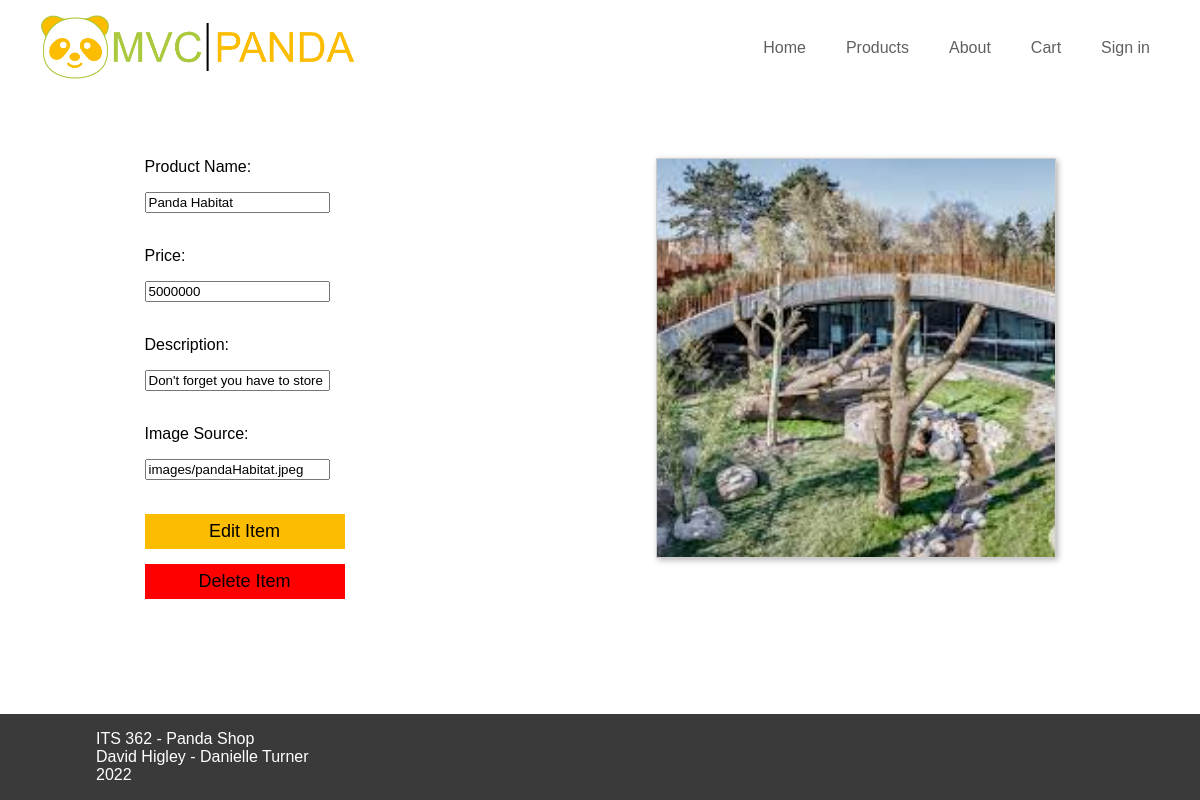
The app's page /product_change.php?id=5, older data.
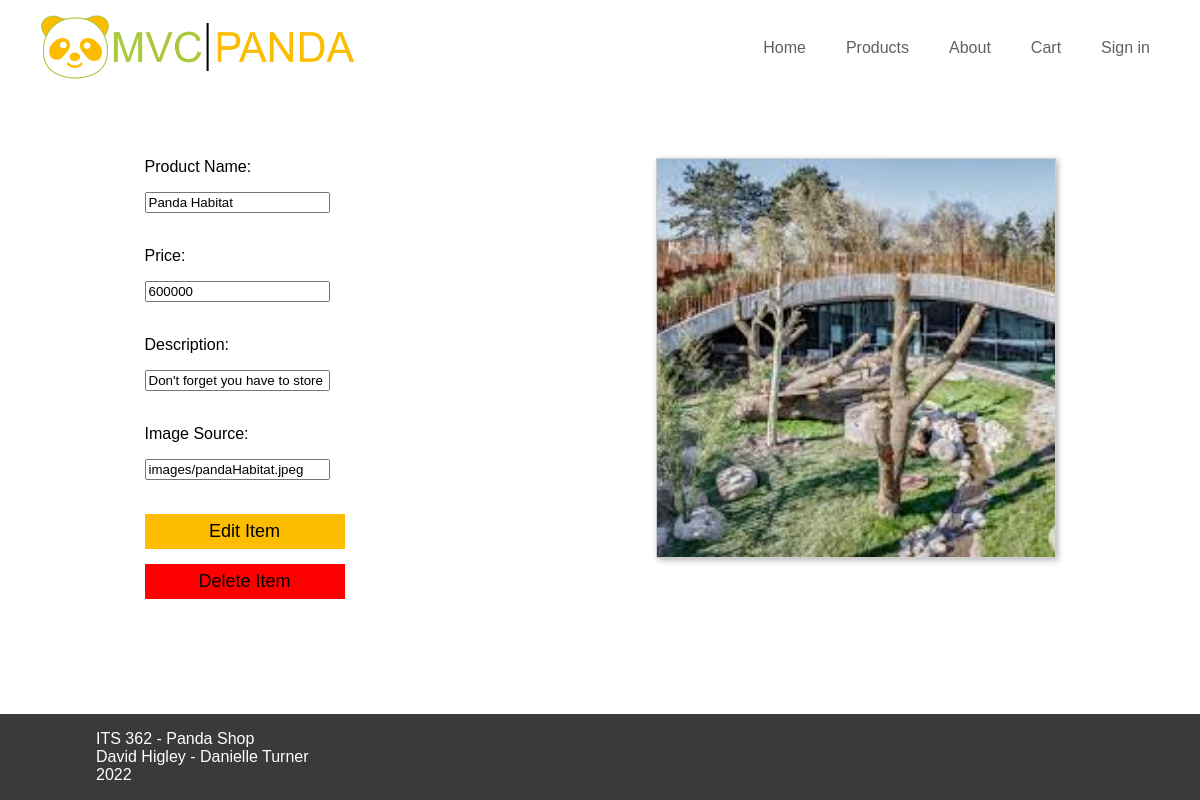
The same page, newer data.
### tables this page shows
CREATE TABLE "products" (
	"ProductID"	INTEGER NOT NULL UNIQUE,
	"Name"	TEXT,
	"Description"	TEXT,
	"Price"	INTEGER,
	"ProductImage"	TEXT,
	PRIMARY KEY("ProductID" AUTOINCREMENT)
);

### product_change.php (called while the page is built, shortened)
<?php
require_once __DIR__. '/model/products.php';
$products = new Products();
if (isset($_GET['id'])) {
    $product = $products->getOne($_GET['id']);
} else {
    header('Location: edit_products.php');
    exit();
}
require_once __DIR__ . '/view/product_change.php';
?>

### model/cart.php (called while the page is built, shortened)
<?php
class Cart {
    public function getProductCount() {
        return $_SESSION['cart_products_count'];
    }
}
?>

### model/database.php (called while the page is built, shortened)
<?php
    function getDatabase() {
        try {
            $db = new PDO("sqlite:" . __DIR__ . "/../panda.db");
        } catch(PDOException $e) {
            handle_error($e->getMessage());
            exit();
        }
        return $db;
    }
?>

### model/Model.php (called while the page is built, shortened)
<?php
require_once(__DIR__ . "/database.php");
abstract class Model {
    static $db = null;
    protected function DB(): PDO {
        return static::$db;
    }
}
?>

### model/products.php (called while the page is built, shortened)
<?php
require_once("database.php");
require_once("Model.php");
class Products extends Model {
    public function getOne($id) {
        try {
            $query = $this->DB()->prepare('SELECT * FROM products WHERE ProductID = ?');
            $query->execute(array($id));
            return $query->fetch();
        } catch(PDOException $e) {
            handle_error($e->getMessage());
        }
    }
}
?>

### view/product_change.php (the view, shortened to what this page needs)
<?php require_once __DIR__ . '/partials/header.php'; ?>
<div class="columns">
    <div class="column product-column">
        <form action="product_change.php" method="post">
            <label> Product Name: </label>
            <p><input type="text" name="name" value="<?php echo $product["Name"]; ?>"></p>
            <br>
            <label> Price: </label>
            <p><input type="text" name="price" value="<?php echo $product["Price"]; ?>"></p>
            <br>
            <label> Description: </label>
            <p><input type="text" name="description" value="<?php echo $product["Description"]; ?>"></p>
            <br>
            <label> Image Source: </label>
            <p><input type="text" name="productImage" value="<?php echo $product["ProductImage"]; ?>"></p>
            <br>
            <input class="editButton" type="submit" value="Edit Item">
        </form>
        <form action="product_change.php" method="post">
            <input class="deleteButton" type="submit" value="Delete Item">
        </form>
    </div>
    <div class="column image-column">
        <img class="product-image large" src="<?php echo $product['ProductImage']?>" alt="<?php echo $product["Name"]; ?>">
    </div>
</div>
<?php require_once __DIR__ . '/partials/footer.php';?>

### view/partials/header.php (shortened to what this page needs)
<?php
require_once __DIR__ . '/../../model/cart.php';
$cart = new Cart();
?>
<!DOCTYPE html>
<html lang="en">
<head>
    <link rel="stylesheet" href="panda.css">
</head>
<body>
    <div class="page">
        <nav class="navbar">
            <a href="/" class="logo">
                <img src="images/logo-rounded.png" alt="logo">
            </a>
            <ul class="nav-links">
                <li class="nav-item"><a
                        class="<?php if (str_starts_with(strtolower($_SERVER['REQUEST_URI']), '/index') || $_SERVER['REQUEST_URI'] == '/') { print('active'); } ?>"
                        href="index.php">Home</a></li>
                <li class="nav-item"><a
                        class="<?php if (str_starts_with(strtolower($_SERVER['REQUEST_URI']), '/products')) { print('active'); } ?>"
                        href="products.php">Products</a></li>
                <li class="nav-item"><a
                        class="<?php if (str_starts_with(strtolower($_SERVER['REQUEST_URI']), '/about_us')) { print('active'); } ?>"
                        href="about_us.php">About</a></li>
                <?php if ($cart->getProductCount() > 0): ?>
                    <li class="nav-item"><a
                            class="<?php if (str_starts_with(strtolower($_SERVER['REQUEST_URI']), '/cart')) { print('active'); } ?>"
                            href="cart.php">Cart (<?php echo($cart->getProductCount()) ?>)</a></li>
                <?php else: ?>
                    <li class="nav-item"><a
                            class="<?php if (str_starts_with(strtolower($_SERVER['REQUEST_URI']), '/cart')) { print('active'); } ?>"
                            href="cart.php">Cart</a></li>
                <?php endif; ?>
                <?php if(!isset($_SESSION['loggedIn'])): ?>
                    <li class="nav-item"><a
                            class="<?php if (str_starts_with(strtolower($_SERVER['REQUEST_URI']), '/login')) { print('active'); } ?>"
                            href="login.php">Sign in</a></li>
                <?php endif; ?>
            </ul>
        </nav>
        <div class="main">

### view/partials/footer.php (shortened to what this page needs)
    </div>
    <div class="footer">
        <div class="footer-content">
            <p>ITS 362 - Panda Shop
            <br>
            David Higley - Danielle Turner
            <br>
            <?php echo date("Y"); ?></p>
        </div>
    </div>
    </div>
</body>
</html>

### panda.css (style rules this page uses)
* { box-sizing: border-box; }
body { margin: 0px; font-family: sans-serif; }
html, body { height: 100%; }
nav.navbar { width: 100%; padding-left: 30px; padding-right: 30px; display: flex; justify-content: space-between; align-items: center; padding-top: 10px; padding-bottom: 10px; margin-bottom: 15px; background-image: url(images/background.jpg); background-size: 500px; }
.navbar .logo { display: inline-block; }
.navbar .nav-links { list-style: none; display: flex; }
.navbar .nav-item a { display: inline-block; padding: 10px 15px; text-decoration: none; color: #606060; background-color: #FFF; margin-left: 5px; margin-right: 5px; margin-top: 3px; }
.navbar .logo img { height: 70px; vertical-align: middle; }
.page { min-height: 100%; display: flex; flex-direction: column; align-items: stretch; }
.navbar, .main, .footer { flex-shrink: 0; }
.main { margin-left: 8vw; margin-right: 8vw; padding: 20px; flex-grow: 1; }
.footer { background-color: #3a3a3a; }
.footer>.footer-content { margin-left: 8vw; margin-right: 8vw; color: #fff; }
.column { flex-shrink: 0; flex-grow: 1; flex-basis: 400px; padding: 10px; flex-grow: 0.75; }
.column.image-column { flex-grow: 0; flex-shrink: 2; }
.columns { display: flex; flex-direction: row; justify-content: center; flex-wrap: wrap; margin-top: 20px; }
.product-image.large { width: 25rem; height: 25rem; object-fit: cover; border: 1px solid #ccc; box-shadow: 2px 2px 6px 0px rgba(0,0,0,0.3); }
.product-column .deleteButton { color: black; font-size: large; width: 200px; height: 35px; background-color: red; border: 0; margin-left: auto; margin-right: auto; margin-bottom: 15px; cursor: pointer; }
.product-column .editButton { color: black; font-size: large; width: 200px; height: 35px; background-color: #FCBD00; border: 0; margin-left: auto; margin-right: auto; margin-bottom: 15px; cursor: pointer; }

Row changes from the older to the newer data that the page shows:
changed products "Panda Habitat": price "5000000" → "600000"
